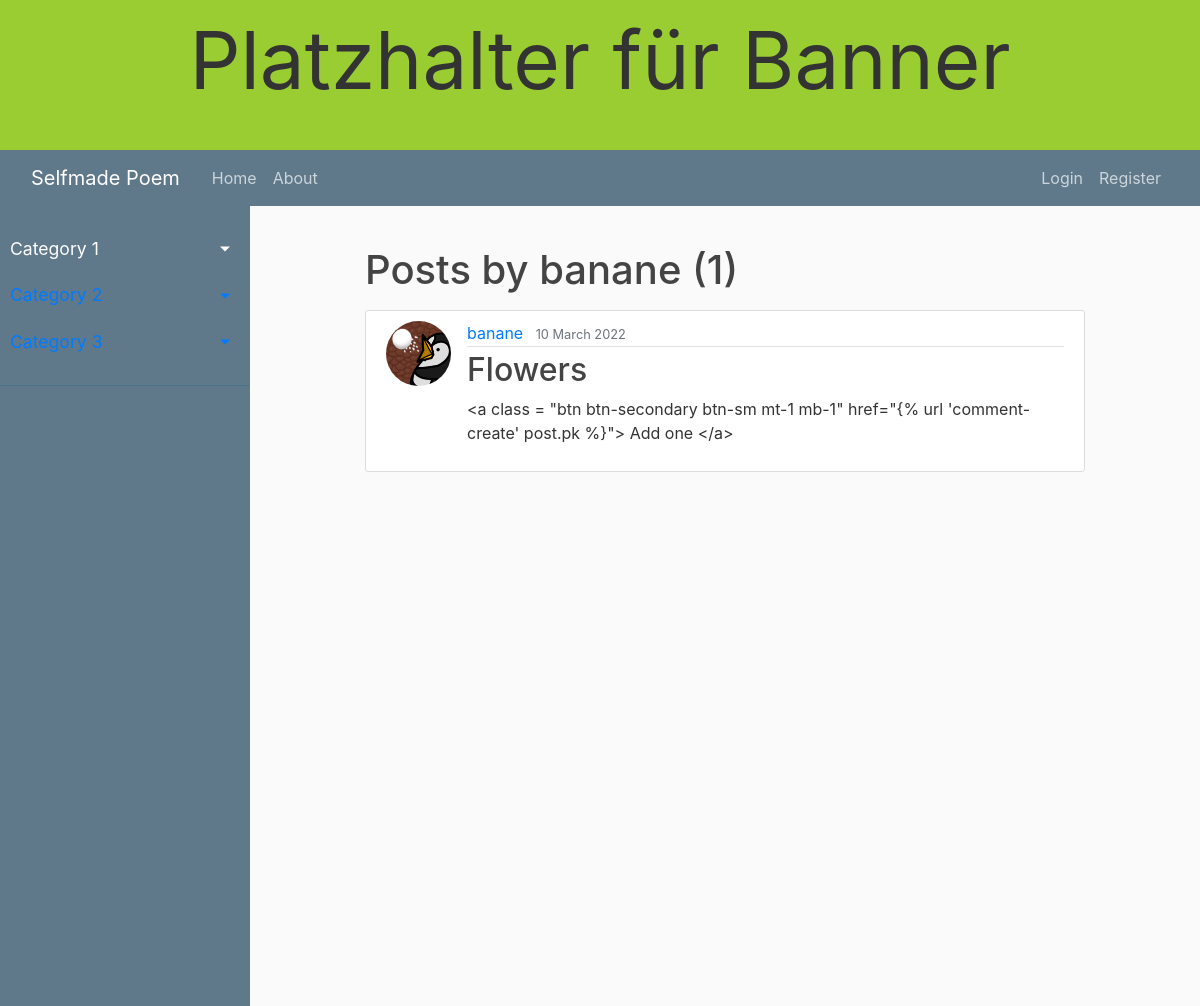
The app's page /user/banane with its own data.
### blog/models.py (models this page shows, shortened)
class Post(models.Model):
    title = models.CharField(max_length = 100)
    content = models.TextField()
    date_posted = models.DateTimeField(default = timezone.now)
    category = models.CharField(max_length = 30, choices=Category.choices, default="")
    author = models.ForeignKey(User, on_delete=models.CASCADE)
    comments = models.ManyToManyField(Comment)

### users/models.py (models this page shows, shortened)
class Profile(models.Model):
    user = models.OneToOneField(User, on_delete = models.CASCADE)
    image = models.ImageField(default = "default.jpg", upload_to = "profile_pics")
    favorites = models.ManyToManyField(Post)

### blog/views.py (the view)
# urls.py: path('user/<str:username>', UserPostListView.as_view() , name = 'user-posts'),
class UserPostListView(ListView):
    model = Post
    template_name = "blog/user_posts.html"
    context_object_name = 'posts'
    paginate_by = 5
    def get_queryset(self):
        user = get_object_or_404(User, username = self.kwargs.get("username"))
        return Post.objects.filter(author = user).order_by('-date_posted')

### blog/templates/blog/user_posts.html (shortened to what this page needs)
{% extends 'blog/base.html' %}
{%block content%}
    <h1 class = "mb-3">Posts by {{ view.kwargs.username }} ({{ page_obj.paginator.count }})</h1>
    {% for post in posts %}
        <article class="media content-section">
            <img class = "rounded-circle article-img"  src= "{{post.author.profile.image.url }}">
            <div class="media-body">
            <div class="article-metadata">
                <a class="mr-2" href="{% url 'user-posts' post.author.username %}">{{ post.author }}</a>
                <small class="text-muted">{{ post.date_posted|date:"d F Y" }}</small>
            </div>
            <h2><a class="article-title" href="{% url 'post-detail' post.id %}">{{ post.title }}</a></h2>
            <p class="article-content">{{ post.content }}</p>
            </div>
        </article>
    {%endfor%}
{%endblock content%}

### blog/static/blog/main.css (style rules this page uses)
body { background: #fafafa; color: #333333; }
h1, h2, h3, h4, h5, h6 { color: #444444; }
.content-section { background: #ffffff; padding: 10px 20px; border: 1px solid #dddddd; border-radius: 3px; margin-bottom: 20px; }
.article-title { color: #444444; }
.article-content { white-space: pre-line; }
.article-img { height: 65px; width: 65px; margin-right: 16px; }
.article-metadata { padding-bottom: 1px; margin-bottom: 4px; border-bottom: 1px solid #e3e3e3 }

### records on screen
Post: author.profile.image (placeholder picture), author "banane", date_posted "10 March 2022", title "Flowers", content "<a class = \"btn btn-secondary btn-sm mt-1 mb-1\" href=\"{% url 'comment-create' post.pk %}\"> Add one </a>"

### other values on screen
{{ view.kwargs.username }} "banane"
{{ page_obj.paginator.count }} "1"
